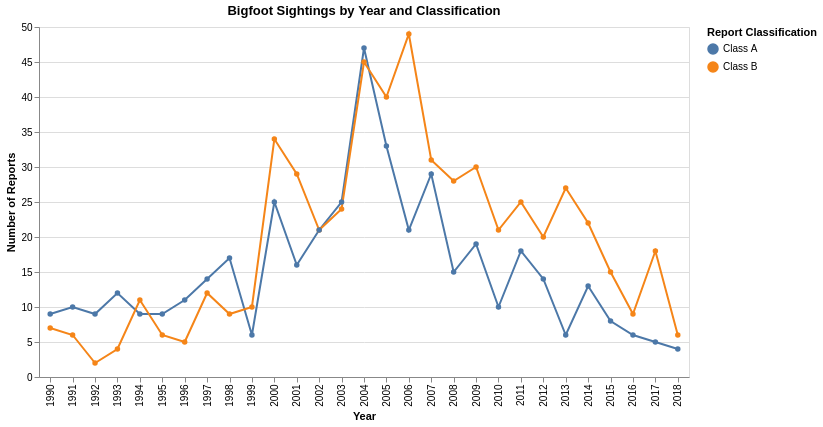

The notebook cell this image was saved under:
### Code cell
df2 = df[['date', 'season', 'classification']].copy()

df2['date'] = pd.to_datetime(
    df2['date'], errors='coerce', format='mixed'
)

df2 = df2.dropna()

df2['year'] = df2['date'].dt.year

df2 = df2[
    (df2['year'].between(1990, 2022)) &
    (df2['season'].isin(season_order)) &
    (df2['classification'].isin(['Class A', 'Class B']))
]

# Interactive season dropdown
season_choice = alt.param(
    name='season_choice',
    value='Summer',
    bind=alt.binding_select(
        options=['Winter', 'Spring', 'Summer', 'Fall'],
        name='Select Season: '
    )
)

chart2 = (
    alt.Chart(df2)
    .transform_filter(alt.datum.season == season_choice)
    .mark_line(point=True)
    .encode(
        x=alt.X('year:O', title='Year'),
        y=alt.Y('count():Q', title='Number of Reports'),
        color=alt.Color(
            'classification:N',
            title='Report Classification'
        ),
        tooltip=[
            alt.Tooltip('year:O', title='Year'),
            alt.Tooltip('classification:N', title='Classification'),
            alt.Tooltip('count():Q', title='Number of Reports')
        ]
    )
    .add_params(season_choice)
    .properties(
        title='Bigfoot Sightings by Year and Classification',
        width=650,
        height=350
    )
)

chart2

### Figure 1 — Vega-Lite specification as saved in the notebook (floating-point values rounded to 4 significant figures; data arrays with more than 128 entries replaced by an {"elided": "..."} marker saying what was removed)
{"config": {"view": {"continuousWidth": 300, "continuousHeight": 300}}, "data": {"name": "data-78264b91842df67b2d6f80f105d4582e"}, "mark": {"type": "line", "point": true}, "encoding": {"color": {"field": "classification", "title": "Report Classification", "type": "nominal"}, "tooltip": [{"field": "year", "title": "Year", "type": "ordinal"}, {"field": "classification", "title": "Classification", "type": "nominal"}, {"aggregate": "count", "title": "Number of Reports", "type": "quantitative"}], "x": {"field": "year", "title": "Year", "type": "ordinal"}, "y": {"aggregate": "count", "title": "Number of Reports", "type": "quantitative"}}, "height": 350, "params": [{"name": "season_choice", "bind": {"input": "select", "options": ["Winter", "Spring", "Summer", "Fall"], "name": "Select Season: "}, "value": "Summer"}], "title": "Bigfoot Sightings by Year and Classification", "transform": [{"filter": "(datum.season === season_choice)"}], "width": 650, "$schema": "https://vega.github.io/schema/vega-lite/v5.20.1.json", "datasets": {"data-78264b91842df67b2d6f80f105d4582e": {"elided": "2806 records"}}}
